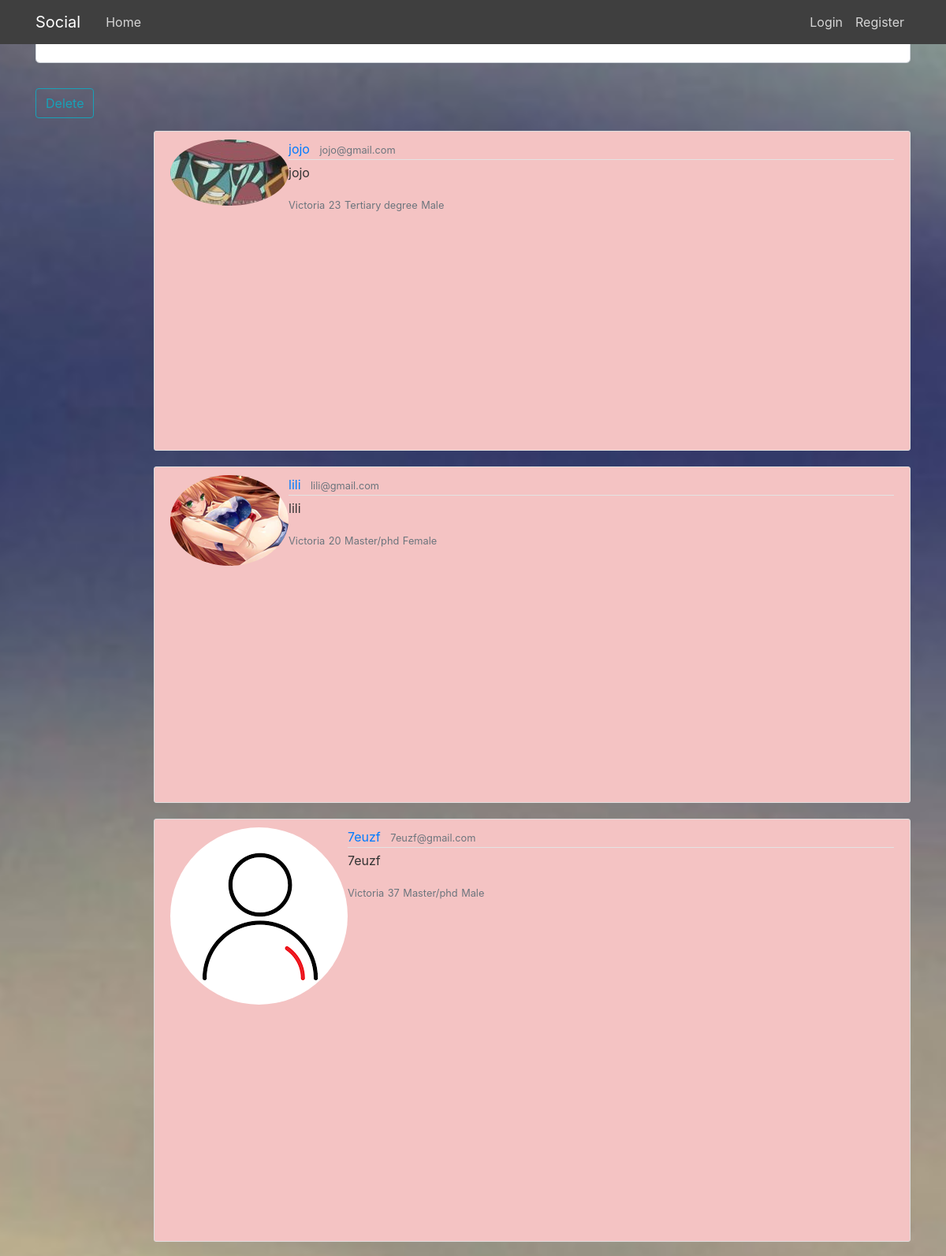
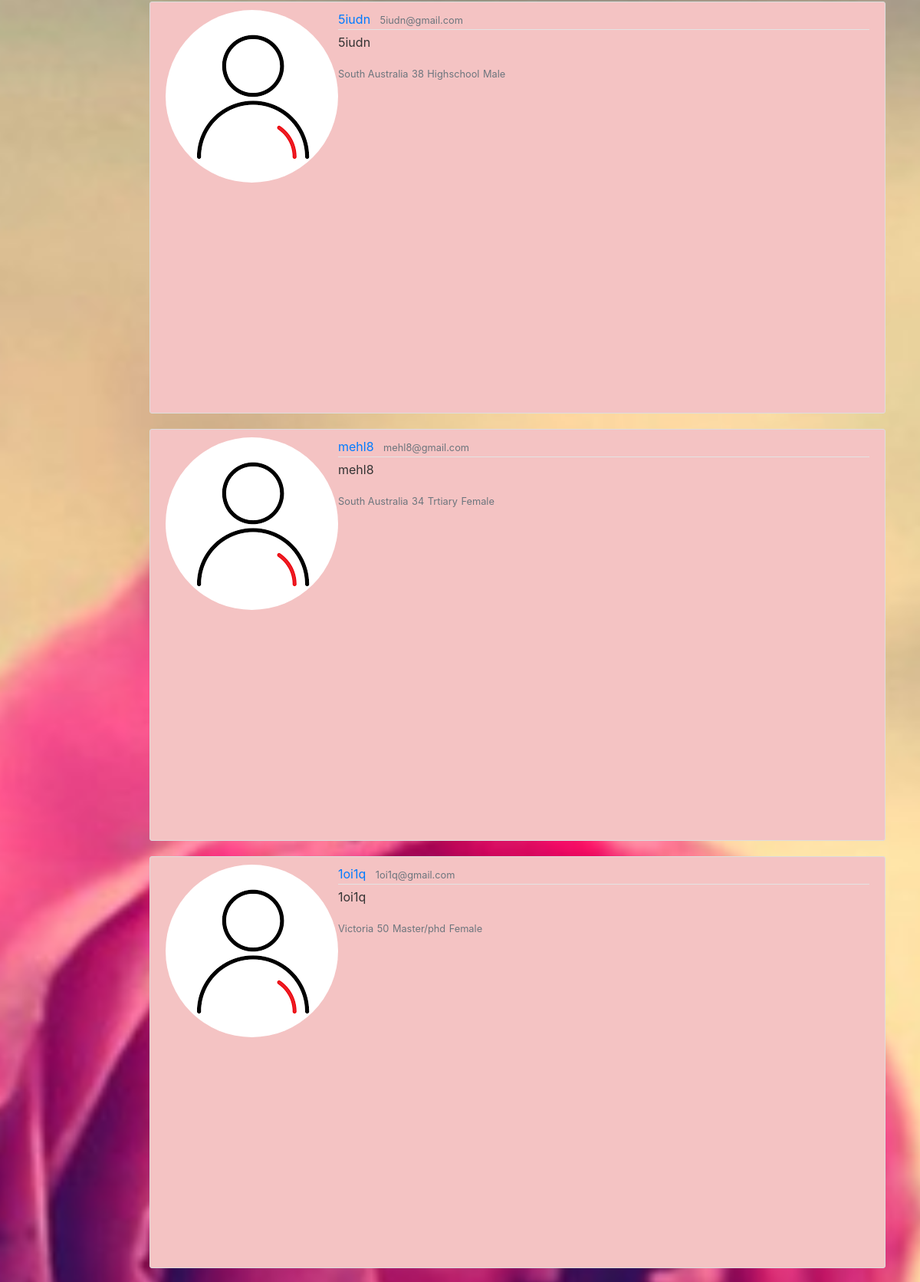
The page /admin (upper part) on the database its author committed (2 pictures, top to bottom).
### app/models.py (models this page shows, shortened)
class User(db.Model, UserMixin):
	id = db.Column(db.Integer, primary_key=True)
	username = db.Column(db.String(20), unique=True,nullable=False)
	email = db.Column(db.String(120), unique=True,nullable=False)
	image_file = db.Column(db.String(20),nullable=False, default='static/profile_pics/default.jpg')
	password = db.Column(db.String(60), nullable=False)
	state = db.Column(db.String(60))
	age = db.Column(db.Integer)
	height = db.Column(db.Integer)
	gender = db.Column(db.String(8))
	education = db.Column(db.String(60))
	personality = db.Column(db.String(60))
	posts = db.relationship('Post', backref='author', lazy=True)
	preferences = db.relationship('Preferences', backref='pref', lazy=True)

### app/routes.py (the view, shortened to what this page needs)
@app.route("/admin",methods=['GET', 'POST'])
def admin():
    page=request.args.get('page',1,type=int)
    posts = User.query.paginate(page=page, per_page=10)
    form= deleteUserForm()
    return render_template('admin.html', title='Admin',posts=posts,form=form)

### app/forms.py
class deleteUserForm(FlaskForm):
      username = StringField('enter username for delete')
      submit = SubmitField('Delete')

### app/templates/admin.html (shortened to what this page needs)
{% extends "layout.html" %}
{% block content %}
    <form method="POST" action="">
	<fieldset class="form-group">
	<div class="form-group">
	 {{ form.username.label(class="form-control-label") }}
	 {{form.username(class="form-control form-control-lg")}}
	 </div>
	 </fieldset>
	 <div class="form-group">
                {{form.submit(class="btn btn-outline-info")}}
             </div>
    </form>
	 {% for post in posts.items %}
        <article class="media content-section">
		 <img class="rounded-circle article-image" src="{{url_for('static', filename='profile_pics/'+post.image_file) }}">
          <div class="media-body">
            <div class="article-metadata">
              <a class="mr-2" href="#">{{ post.username }}</a>
              <small class="text-muted">{{ post.email }}</small>
            </div>
            <p class="article-content">{{ post.username }}</p>
            <small class="text-muted">{{post.state}}</small>
            <small class="text-muted">{{post.age}}</small>
            <small class="text-muted">{{post.education}}</small>
			<small class="text-muted">{{post.gender}}</small>
          </div>
        </article>
    {% endfor %}
{% endblock content %}

### app/templates/layout.html (shortened to what this page needs)
<!DOCTYPE html>
<html>
<head>
	{% block head %}
    <link rel="stylesheet" href="https://maxcdn.bootstrapcdn.com/bootstrap/4.0.0/css/bootstrap.min.css">
    <link rel="stylesheet" href="https://maxcdn.bootstrapcdn.com/bootstrap/4.0.0/css/bootstrap.min.css">
    <link rel="stylesheet" type="text/css" href="{{ url_for('static', filename='css/main.css') }}">
	{% endblock %}
</head>
    <header class="site-header">
      <nav class="navbar navbar-expand-md navbar-dark bg-steel fixed-top">
        <div class="container">
          <a class="navbar-brand mr-4" href="/">Social</a>
          <div class="collapse navbar-collapse" id="navbarToggle">
            <div class="navbar-nav mr-auto">
              <a class="nav-item nav-link" href="{{ url_for('home') }}">Home</a>
            </div>
            <div class="navbar-nav">
              {% if current_user.is_authenticated %}
				<a class="nav-item nav-link" href="{{ url_for('display')}}">Account</a>
                <a class="nav-item nav-link" href="{{ url_for('account') }}">Setting</a>
				<a class="nav-item nav-link" href="{{ url_for('logout') }}">Logout</a>
              {% else %}
                <a class="nav-item nav-link" href="{{ url_for('login') }}">Login</a>
                <a class="nav-item nav-link" href="{{ url_for('register') }}">Register</a>
              {% endif %}
            </div>
          </div>
        </div>
      </nav>
    </header>
    <main role="main" class="container">
      <div class="row">
        <div class="col-sm-12">
          {% block content %}{% endblock %}
        </div>
      </div>
    </main>
</html>

### app/static/css/main.css (style rules this page uses)
html, body { background: #fafafa; background-position: center; background-size: cover; color: #333333; height: 100%; }
.bg-steel { background-color: #3f3f3f; }
.site-header .navbar-nav .nav-link { color: #d5d5d5; }
.content-section { background: #f4c3c3; margin-left: 150px; padding: 10px 20px; border: 1px solid #dddddd; border-radius: 3px; margin-bottom: 20px; overflow: auto; padding-bottom: 300px; }
.article-content { white-space: pre-line; }
.article-metadata { padding-bottom: 1px; margin-bottom: 4px; border-bottom: 1px solid #e3e3e3 }

### rows shown on the page
User: image_file (picture), username "jojo", email "jojo@gmail.com", state "Victoria", age "23", education "Tertiary degree", gender "Male"
User: image_file (picture), username "lili", email "lili@gmail.com", state "Victoria", age "20", education "Master/phd", gender "Female"
User: image_file (placeholder picture), username "7euzf", email "7euzf@gmail.com", state "Victoria", age "37", education "Master/phd", gender "Male"
User: image_file (placeholder picture), username "5iudn", email "5iudn@gmail.com", state "South Australia", age "38", education "Highschool", gender "Male"
User: image_file (placeholder picture), username "mehl8", email "mehl8@gmail.com", state "South Australia", age "34", education "Trtiary", gender "Female"
User: image_file (placeholder picture), username "1oi1q", email "1oi1q@gmail.com", state "Victoria", age "50", education "Master/phd", gender "Female"
